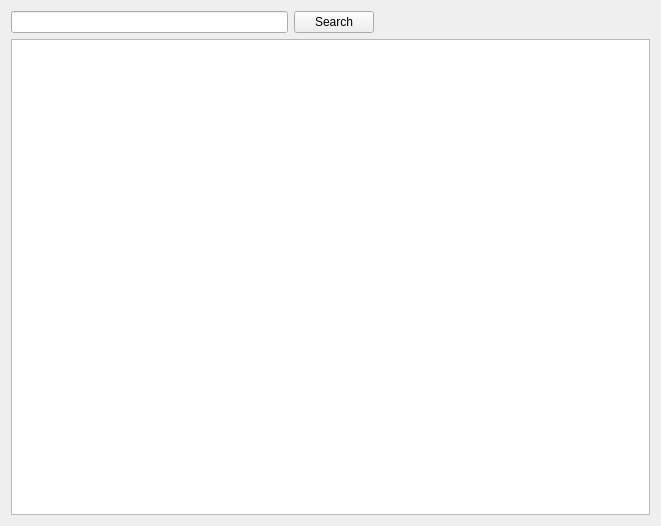
<?xml version="1.0" encoding="UTF-8"?>
<ui version="4.0">
 <class>imageBrowserTree</class>
 <widget class="QWidget" name="imageBrowserTree">
  <property name="geometry">
   <rect>
    <x>0</x>
    <y>0</y>
    <width>661</width>
    <height>526</height>
   </rect>
  </property>
  <property name="windowTitle">
   <string>Form</string>
  </property>
  <layout class="QVBoxLayout" name="verticalLayout">
   <item>
    <layout class="QHBoxLayout" name="horizontalLayout">
     <item>
      <widget class="QLineEdit" name="searchField"/>
     </item>
     <item>
      <widget class="QPushButton" name="searchButton">
       <property name="text">
        <string>Search</string>
       </property>
      </widget>
     </item>
     <item>
      <spacer name="horizontalSpacer">
       <property name="orientation">
        <enum>Qt::Horizontal</enum>
       </property>
       <property name="sizeHint" stdset="0">
        <size>
         <width>40</width>
         <height>20</height>
        </size>
       </property>
      </spacer>
     </item>
    </layout>
   </item>
   <item>
    <widget class="QTreeView" name="treeView"/>
   </item>
  </layout>
 </widget>
 <resources/>
 <connections/>
</ui>
